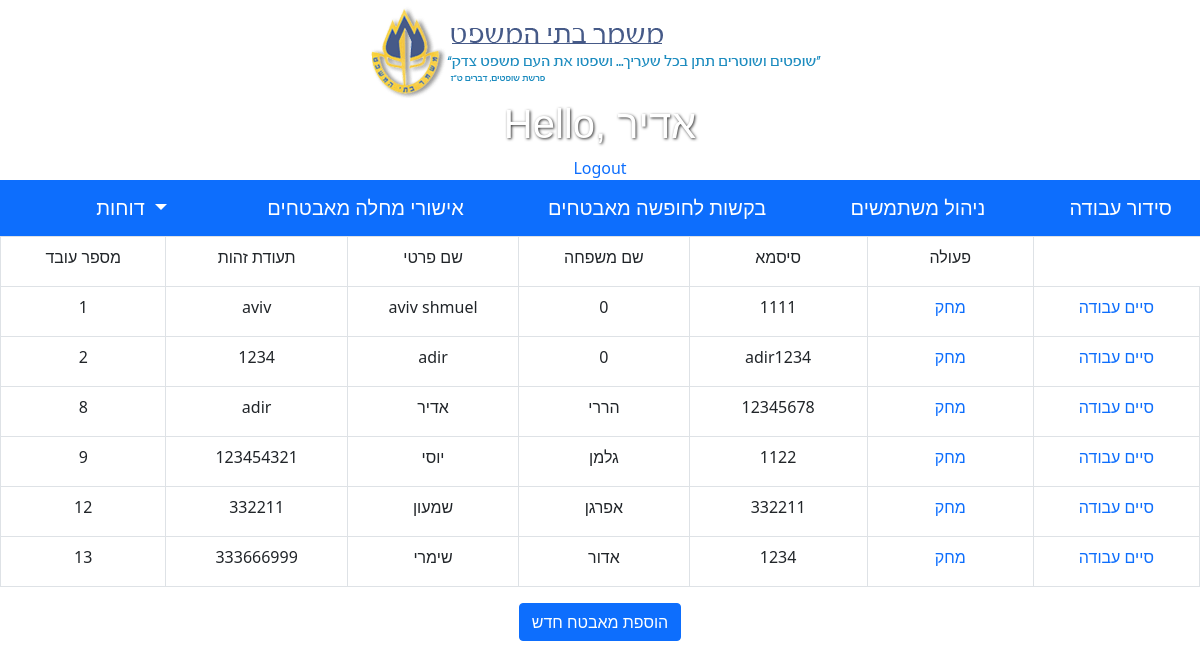
Page /mange.php (signed in) on the committed database.
### tables this page shows
CREATE TABLE `users` (
  `worker_id` int(11) NOT NULL,
  `id` varchar(100) NOT NULL,
  `password` varchar(100) NOT NULL,
  `f_name` varchar(100) NOT NULL,
  `l_name` varchar(100) NOT NULL,
  `admin` tinyint(1) NOT NULL
);

### mange.php (the view, shortened to what this page needs)
<?php
if (isset($_SESSION['worker_id']) && isset($_SESSION['id'])) {
 ?>
 <?php
include_once 'dbConnection.php';
$result = mysqli_query($conn,"SELECT * FROM users");
?>
<!DOCTYPE html>
<html lang="en">
<html xmlns="http://www.w3.org/1999/xhtml">
<head>
  <center><img  src="mishpat.png" class="border-0">
   <h1>Hello, <?php echo $_SESSION['f_name']; ?></h1>
        <a href="logout.php">Logout</a>
<link rel="stylesheet" href="css/css.css" type="text/css"/>
  <link href="https://cdn.jsdelivr.net/npm/bootstrap@5.1.3/dist/css/bootstrap.min.css" rel="stylesheet">
</head>
<body >
<nav class="navbar navbar-expand-lg bg-primary navbar-dark sticky-top ">
  <div class="container-fluid ">
        <a class="nav-link dropdown-toggle navbar-brand ms-auto" href="#" id="navbarDropdownMenuLink" role="button" data-bs-toggle="dropdown" aria-expanded="false">
            דוחות
        </a>
	<a class="navbar-brand ms-auto " href="downlaod.php">אישורי מחלה מאבטחים</a>
	<a class="navbar-brand ms-auto " href="vactionTable.php">בקשות לחופשה מאבטחים</a>
	<a class="navbar-brand ms-auto " href="mange.php">ניהול משתמשים</a>
	<a class="navbar-brand ms-auto " href="admin-sidur.php">סידור עבודה</a>
  </div></nav>
<table class="table table-bordered text-center">
	<tr>
	<td>מספר עובד</td>
	<td>תעודת זהות</td>
	<td>שם פרטי</td>
	<td>שם משפחה</td>
	<td>סיסמא</td>
	<td>פעולה</td>
	</tr>
	<?php
	while($row = mysqli_fetch_array($result)) {
	?>
	<tr class="<?php if(isset($classname)) echo $classname;?>">
	<td><?php echo $row["worker_id"]; ?></td>
	<td><?php echo $row["id"]; ?></td>
	<td><?php echo $row["f_name"]; ?></td>
	<td><?php echo $row["l_name"]; ?></td>
	<td><?php echo $row["password"]; ?></td>
	<td><a href="delete-user.php?userid=<?php echo $row["worker_id"]; ?>">מחק</a></td>
	<td><a href="finishwork.php?userid=<?php echo $row["worker_id"]; ?>">סיים עבודה</a></td>
	</tr>
	<?php
	}
	?>
</table>
<a href="addUser.php" class="btn btn-primary"> הוספת מאבטח חדש</a>
</body>
</html>
<?php
}else{
     header("Location: index.php");
     exit();
}
 ?>

### css/css.css (style rules this page uses)
body { background-color:white; color:black; }
h1 { margin:20px 20px 10px 20px; font-size:20px; color:#fff; font-family: 'Volkhov', sans-serif; text-align:center; font-weight:700; text-shadow:1px 1px 3px #333; }
th, td { height:50px; width:230px; border-style: solid; border-width: 1px; text-align:center; margin-top:110px; }

### mange.php (style rules this page uses)
a { text-decoration: none; }

### rows in the picture
users: worker_id "1", id "aviv", f_name "aviv shmuel", l_name "0", password "1111"
users: worker_id "2", id "1234", f_name "adir", l_name "0", password "adir1234"
users: worker_id "8", id "adir", f_name "אדיר", l_name "הררי", password "12345678"
users: worker_id "9", id "123454321", f_name "יוסי", l_name "גלמן", password "1122"
users: worker_id "12", id "332211", f_name "שמעון", l_name "אפרגן", password "332211"
users: worker_id "13", id "333666999", f_name "שימרי", l_name "אדור", password "1234"

### other values in the picture
$_SESSION['f_name'] "אדיר"
